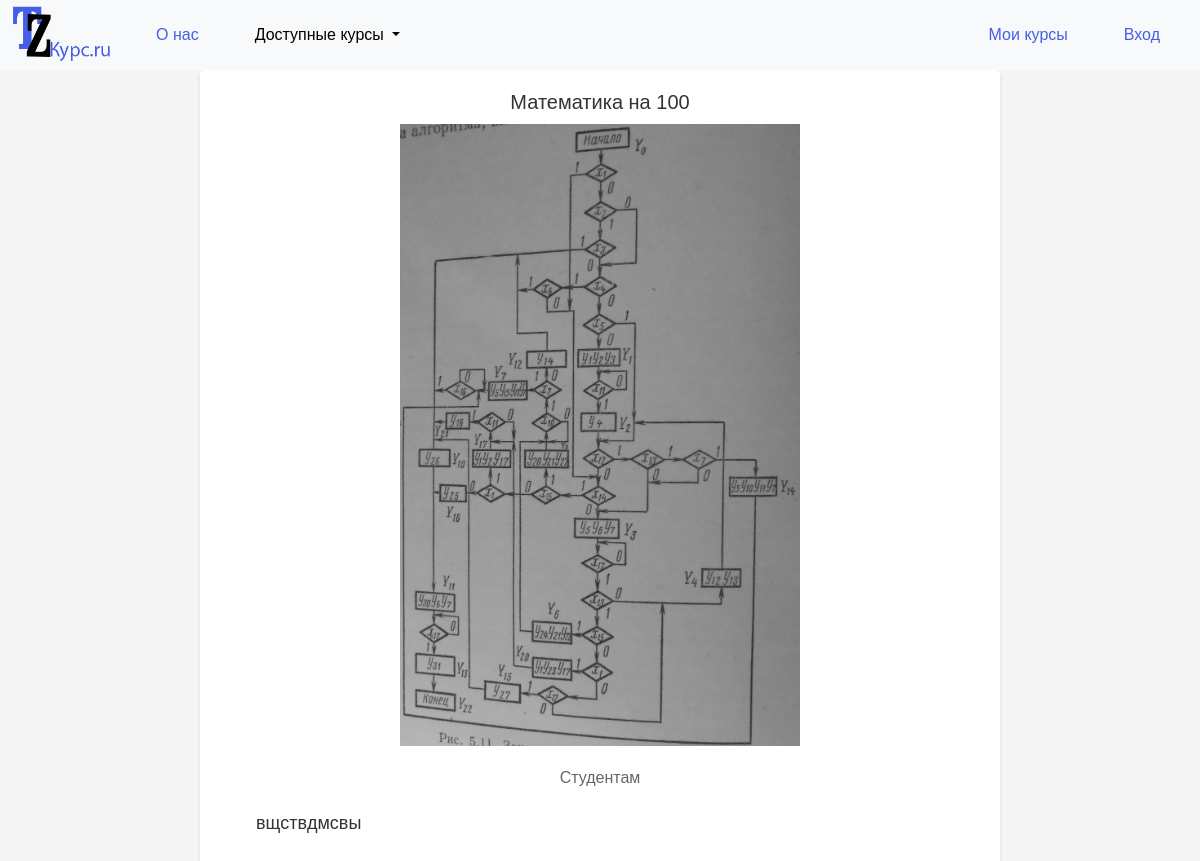
The page /course_details/1 on the database its author committed.
### main/models.py (models this page shows, shortened)
class Course(models.Model):
    CATEGORY_CHOICES = [
        ('students', 'Студентам'),
        ('ege', 'Подготовка к ЕГЭ'),
    ]
    title = models.CharField(max_length=100, blank=False, default='')
    description = models.TextField(blank=False, default='')
    category = models.CharField(max_length=20, choices=CATEGORY_CHOICES, blank=False, default='students')
    image = models.ImageField(upload_to='course_images/', blank=False, default='')

### main/views.py (the view)
# urls.py: path('course_details/<int:course_id>', views.course_details, name='course_details'),
def course_details(request, course_id):
    course = get_object_or_404(Course, id=course_id)
    return render(request, 'main/course_details.html', {'course': course})

### main/templates/main/course_details.html (shortened to what this page needs)
{% extends 'main/base.html' %}
{% block content %}
<head>
    {% load static %}
    <link  rel="stylesheet" href="{% static 'main/css/display_about_course.css' %}">
</head>
<body>
    <div class="container">
        <h1 class="course-title">{{ course.title }}</h1>
        <img src="{{ course.image.url }}" alt="{{ course.title }}" class="course-image">
        <p class="course-category">{{ course.get_category_display }}</p>
        <p class="course-description">{{ course.description }}</p>
    </div>
</body>
{% endblock %}

### static/main/css/main.css (style rules this page uses)
body { margin: 0 !important; padding: 0 !important; width: 100%; max-width: 100%; overflow-x: hidden; }
html { width: 100%; max-width: 100%; overflow-x: hidden; }
.container { margin-top: 20px; margin-bottom: 20px; }

### static/main/css/display_about_course.css (style rules this page uses)
body { font-family: Arial, sans-serif; background-color: #f5f5f5; margin: 0; padding: 20px; }
.container { max-width: 800px; margin: 0 auto; padding: 20px; background-color: #fff; border-radius: 5px; box-shadow: 0 2px 4px rgba(0, 0, 0, 0.1); }
h1.course-title { color: #333; font-size: 20px; text-align: center; margin-bottom: 10px; }
img.course-image { display: block; margin: 0 auto; width: 400px; height: auto; margin-bottom: 20px; }
p.course-category { color: #666; font-size: 16px; text-align: center; margin-bottom: 20px; }
p.course-description { color: #333; font-size: 18px; text-align: left; text-indent: 2em; }

### rows shown on the page
Course: title "Математика на 100", image (picture), category "Студентам", description "вщствдмсвы"
